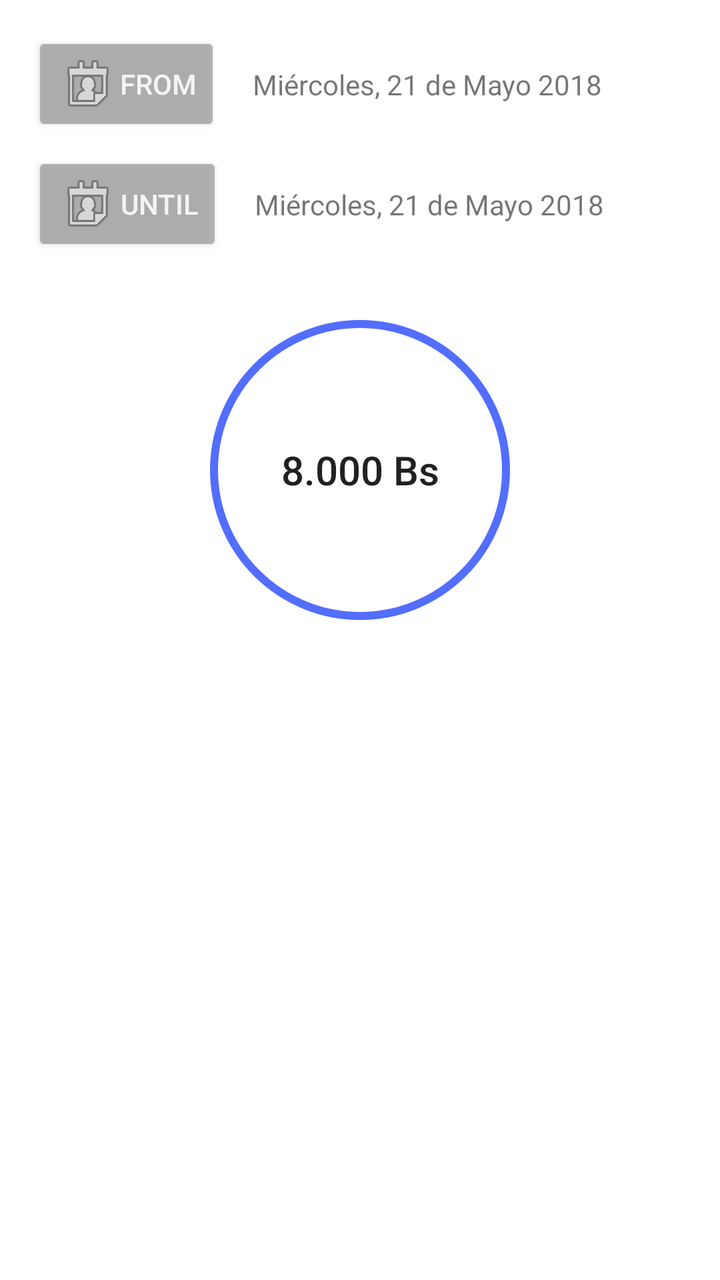
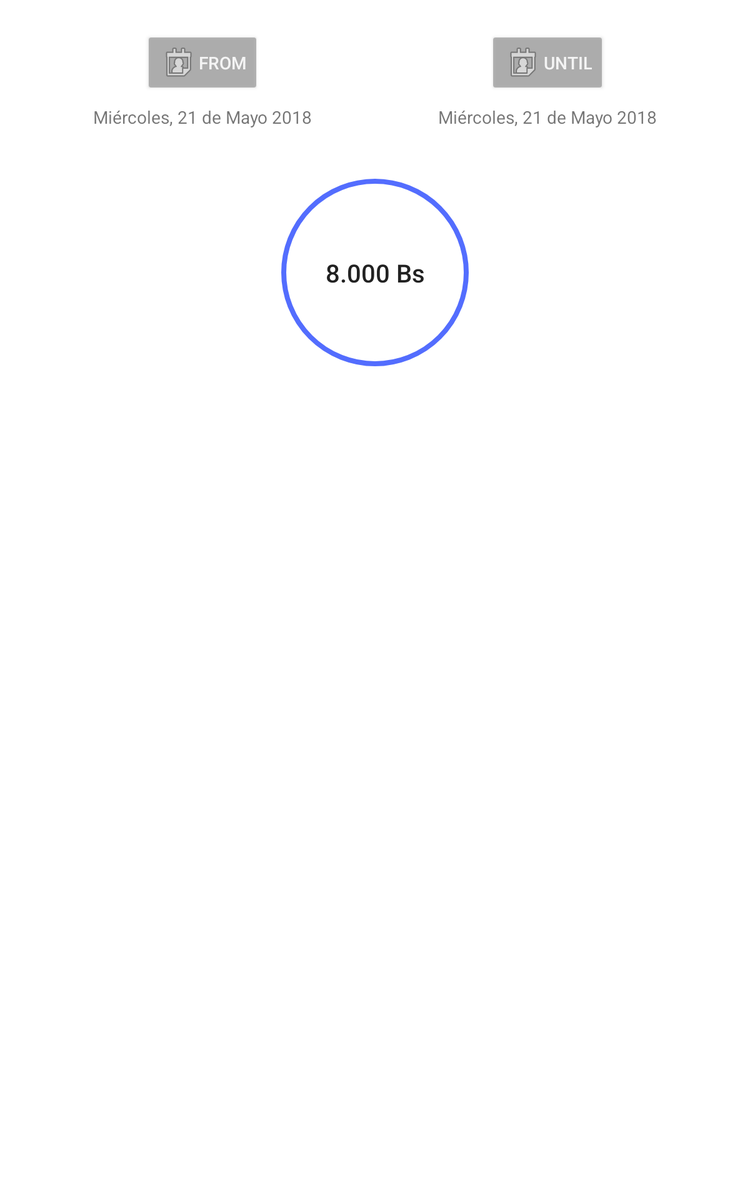

Compare how this app lays out the same screen by default and in its alternative resource folder. The renders come first, then the two layout files and the values they reference.
<!-- AndroidManifest.xml: application theme AppTheme -->
<!-- res/layout/content_income.xml -->
<?xml version="1.0" encoding="utf-8"?>
<androidx.core.widget.NestedScrollView xmlns:android="http://schemas.android.com/apk/res/android"
    xmlns:app="http://schemas.android.com/apk/res-auto"
    xmlns:tools="http://schemas.android.com/tools"
    android:layout_width="match_parent"
    android:layout_height="match_parent"
    android:fillViewport="true"
    app:layout_behavior="@string/appbar_scrolling_view_behavior"
    tools:context=".ui.reports.income.IncomeActivity"
    tools:showIn="@layout/activity_income">

    <androidx.constraintlayout.widget.ConstraintLayout
        android:layout_width="match_parent"
        android:layout_height="match_parent"
        android:paddingStart="@dimen/activity_horizontal_padding"
        android:paddingLeft="@dimen/activity_horizontal_padding"
        android:paddingTop="@dimen/activity_vertical_padding"
        android:paddingEnd="@dimen/activity_horizontal_padding"
        android:paddingRight="@dimen/activity_horizontal_padding"
        android:paddingBottom="@dimen/activity_vertical_padding">

        <TextView
            android:id="@+id/content_income_total_labor_inc"
            android:layout_width="wrap_content"
            android:layout_height="wrap_content"
            android:layout_marginTop="@dimen/content_income_total_text_top_margin"
            android:background="@drawable/text_in_circle"
            android:gravity="center"
            android:textAppearance="@style/TextAppearance.AppCompat.Title"
            app:layout_constraintEnd_toEndOf="parent"
            app:layout_constraintLeft_toLeftOf="parent"
            app:layout_constraintRight_toRightOf="parent"
            app:layout_constraintStart_toStartOf="parent"
            app:layout_constraintTop_toBottomOf="@+id/content_income_btn_end"
            tools:text="8.000 Bs" />

        <androidx.appcompat.widget.AppCompatButton
            android:id="@+id/content_income_btn_start"
            android:layout_width="wrap_content"
            android:layout_height="wrap_content"
            android:alpha="0.75"
            android:drawableStart="@android:drawable/ic_menu_my_calendar"
            android:text="@string/activity_income_from"
            android:theme="@style/ThemeOverlay.AppCompat.Dark"
            app:backgroundTint="@color/colorPrimary"
            app:layout_constraintStart_toStartOf="parent"
            app:layout_constraintTop_toTopOf="parent" />

        <androidx.appcompat.widget.AppCompatButton
            android:id="@+id/content_income_btn_end"
            android:layout_width="wrap_content"
            android:layout_height="wrap_content"
            android:layout_marginTop="@dimen/content_income_btn_margin_top"
            android:alpha="0.75"
            android:drawableStart="@android:drawable/ic_menu_my_calendar"
            android:text="@string/activity_income_until"
            android:theme="@style/ThemeOverlay.AppCompat.Dark"
            app:backgroundTint="@color/colorPrimary"
            app:layout_constraintStart_toStartOf="@+id/content_income_btn_start"
            app:layout_constraintTop_toBottomOf="@+id/content_income_btn_start" />

        <TextView
            android:id="@+id/content_income_tv_start"
            android:layout_width="0dp"
            android:layout_height="wrap_content"
            android:layout_marginStart="@dimen/content_income_text_left_margin"
            android:textAppearance="@style/TextAppearance.AppCompat.Small"
            app:layout_constraintBottom_toBottomOf="@+id/content_income_btn_start"
            app:layout_constraintEnd_toEndOf="parent"
            app:layout_constraintStart_toEndOf="@+id/content_income_btn_start"
            app:layout_constraintTop_toTopOf="@+id/content_income_btn_start"
            tools:text="Miércoles, 21 de Mayo 2018" />

        <TextView
            android:id="@+id/content_income_tv_end"
            android:layout_width="0dp"
            android:layout_height="wrap_content"
            android:layout_marginStart="@dimen/content_income_text_left_margin"
            android:textAppearance="@style/TextAppearance.AppCompat.Small"
            app:layout_constraintBottom_toBottomOf="@+id/content_income_btn_end"
            app:layout_constraintEnd_toEndOf="parent"
            app:layout_constraintStart_toEndOf="@+id/content_income_btn_end"
            app:layout_constraintTop_toTopOf="@+id/content_income_btn_end"
            tools:text="Miércoles, 21 de Mayo 2018" />
    </androidx.constraintlayout.widget.ConstraintLayout>
</androidx.core.widget.NestedScrollView>
<!-- res/layout/activity_income.xml (included above) -->
<?xml version="1.0" encoding="utf-8"?>
<androidx.coordinatorlayout.widget.CoordinatorLayout xmlns:android="http://schemas.android.com/apk/res/android"
    xmlns:app="http://schemas.android.com/apk/res-auto"
    xmlns:tools="http://schemas.android.com/tools"
    android:layout_width="match_parent"
    android:layout_height="match_parent"
    android:fitsSystemWindows="true"
    tools:context=".ui.reports.income.IncomeActivity">

    <com.google.android.material.appbar.AppBarLayout
        android:id="@+id/app_bar"
        android:layout_width="match_parent"
        android:layout_height="@dimen/app_bar_height"
        android:fitsSystemWindows="true"
        android:theme="@style/AppTheme.AppBarOverlay">

        <com.google.android.material.appbar.CollapsingToolbarLayout
            android:id="@+id/activity_income_toolbar_layout"
            android:layout_width="match_parent"
            android:layout_height="match_parent"
            android:fitsSystemWindows="true"
            app:contentScrim="@color/colorPrimary"
            app:expandedTitleMarginEnd="@dimen/app_bar_expanded_title_margin_right"
            app:expandedTitleMarginStart="@dimen/app_bar_expanded_title_margin_left"
            app:layout_scrollFlags="scroll|exitUntilCollapsed"
            app:toolbarId="@+id/activity_income_toolbar">

            <ImageView
                android:id="@+id/activity_income_avatar"
                android:layout_width="match_parent"
                android:layout_height="match_parent"
                android:scaleType="centerCrop"
                app:layout_collapseMode="parallax"
                tools:ignore="ContentDescription" />

            <RelativeLayout
                android:layout_width="match_parent"
                android:layout_height="match_parent"
                android:background="@drawable/image_scrimer"
                app:layout_collapseMode="parallax" />

            <androidx.appcompat.widget.Toolbar
                android:id="@+id/activity_income_toolbar"
                android:layout_width="match_parent"
                android:layout_height="?attr/actionBarSize"
                app:layout_collapseMode="pin"
                app:popupTheme="@style/AppTheme.PopupOverlay"
                app:titleMarginStart="0dp" />

        </com.google.android.material.appbar.CollapsingToolbarLayout>
    </com.google.android.material.appbar.AppBarLayout>

    <include layout="@layout/content_income" />

</androidx.coordinatorlayout.widget.CoordinatorLayout>
<!-- resources referenced by this layout -->
<resources>
  <color name="colorPrimary">#9E9E9E</color>
  <dimen name="activity_horizontal_padding">16dp</dimen>
  <dimen name="activity_vertical_padding">16dp</dimen>
  <dimen name="app_bar_expanded_title_margin_left">72dp</dimen>
  <dimen name="app_bar_expanded_title_margin_right">16dp</dimen>
  <dimen name="app_bar_height">180dp</dimen>
  <dimen name="content_income_btn_margin_top">8dp</dimen>
  <dimen name="content_income_text_left_margin">16dp</dimen>
  <dimen name="content_income_total_text_top_margin">32dp</dimen>
  <!-- drawable image_scrimer (drawable) -->
  <shape xmlns:android="http://schemas.android.com/apk/res/android"
      android:shape="rectangle">
      <gradient
          android:angle="90"
          android:centerColor="@color/colorPrimaryAlphaMedium"
          android:centerY="0.5"
          android:startColor="@color/colorPrimaryAlphaStart"
          android:endColor="@color/colorPrimaryAlphaEnd"
          android:type="linear" />
  </shape>
  <!-- drawable text_in_circle (drawable) -->
  <?xml version="1.0" encoding="utf-8"?>
  <shape xmlns:android="http://schemas.android.com/apk/res/android"
      android:shape="oval">
      <stroke
          android:width="4dp"
          android:color="@color/colorAccent" />
      <solid android:color="@android:color/white" />
      <size
          android:width="150dp"
          android:height="150dp" />
      <corners android:radius="75dp" />
  </shape>
  <string name="activity_income_from">From</string>
  <string name="activity_income_until">Until</string>
  <style name="AppTheme.AppBarOverlay" parent="ThemeOverlay.AppCompat.Dark.ActionBar" />
  <style name="AppTheme.PopupOverlay" parent="ThemeOverlay.AppCompat.Light" />
  <style name="AppTheme" parent="Theme.AppCompat.Light.DarkActionBar">
          
          <item name="colorPrimary">@color/colorPrimary</item>
          <item name="colorPrimaryDark">@color/colorPrimaryDark</item>
          <item name="colorAccent">@color/colorAccent</item>
  
          <item name="android:textColorPrimary">@color/colorPrimaryText</item>
          <item name="android:textColorPrimaryInverse">@color/colorPrimaryTextInverse</item>
          <item name="android:textColorSecondary">@color/colorSecondaryText</item>
          <item name="android:textColorSecondaryInverse">@color/colorSecondaryTextInverse</item>
          <item name="android:windowBackground">@color/colorWindowsBackground</item>
      </style>
  <color name="colorPrimaryAlphaMedium">#00536DFE</color>
  <color name="colorPrimaryAlphaStart">#60536DFE</color>
  <color name="colorPrimaryAlphaEnd">#00536DFE</color>
  <color name="colorAccent">#536DFE</color>
  <color name="colorPrimaryDark">#616161</color>
  <color name="colorPrimaryText">#212121</color>
  <color name="colorPrimaryTextInverse">#FFFFFF</color>
  <color name="colorSecondaryText">#757575</color>
  <color name="colorSecondaryTextInverse">#D7CCC8</color>
  <color name="colorWindowsBackground">#FFFFFF</color>
</resources>
<!-- res/layout-sw600dp/content_income.xml (the repository's variant of the layout above) -->
<!-- drawn on a 7-inch tablet held upright -->
<?xml version="1.0" encoding="utf-8"?>
<androidx.core.widget.NestedScrollView xmlns:android="http://schemas.android.com/apk/res/android"
    xmlns:app="http://schemas.android.com/apk/res-auto"
    xmlns:tools="http://schemas.android.com/tools"
    android:layout_width="match_parent"
    android:layout_height="match_parent"
    android:fillViewport="true"
    app:layout_behavior="@string/appbar_scrolling_view_behavior"
    tools:context=".ui.reports.income.IncomeActivity"
    tools:showIn="@layout/activity_income">

    <androidx.constraintlayout.widget.ConstraintLayout
        android:layout_width="match_parent"
        android:layout_height="match_parent"
        android:paddingStart="@dimen/activity_horizontal_padding"
        android:paddingLeft="@dimen/activity_horizontal_padding"
        android:paddingTop="@dimen/activity_vertical_padding"
        android:paddingEnd="@dimen/activity_horizontal_padding"
        android:paddingRight="@dimen/activity_horizontal_padding"
        android:paddingBottom="@dimen/activity_vertical_padding">

        <androidx.constraintlayout.widget.Guideline
            android:id="@+id/guideline2"
            android:layout_width="wrap_content"
            android:layout_height="wrap_content"
            android:orientation="vertical"
            app:layout_constraintGuide_percent="0.5" />

        <TextView
            android:id="@+id/content_income_total_labor_inc"
            android:layout_width="wrap_content"
            android:layout_height="wrap_content"
            android:layout_marginTop="@dimen/content_income_total_text_top_margin"
            android:background="@drawable/text_in_circle"
            android:gravity="center"
            android:textAppearance="@style/TextAppearance.AppCompat.Title"
            app:layout_constraintEnd_toEndOf="parent"
            app:layout_constraintLeft_toLeftOf="parent"
            app:layout_constraintRight_toRightOf="parent"
            app:layout_constraintStart_toStartOf="parent"
            app:layout_constraintTop_toBottomOf="@+id/content_income_tv_start"
            tools:text="8.000 Bs" />

        <androidx.appcompat.widget.AppCompatButton
            android:id="@+id/content_income_btn_start"
            android:layout_width="wrap_content"
            android:layout_height="wrap_content"
            android:alpha="0.75"
            android:drawableStart="@android:drawable/ic_menu_my_calendar"
            android:text="@string/activity_income_from"
            android:theme="@style/ThemeOverlay.AppCompat.Dark"
            app:backgroundTint="@color/colorPrimary"
            app:layout_constraintEnd_toStartOf="@+id/guideline2"
            app:layout_constraintLeft_toLeftOf="parent"
            app:layout_constraintRight_toLeftOf="@+id/guideline2"
            app:layout_constraintStart_toStartOf="parent"
            app:layout_constraintTop_toTopOf="parent" />

        <androidx.appcompat.widget.AppCompatButton
            android:id="@+id/content_income_btn_end"
            android:layout_width="wrap_content"
            android:layout_height="wrap_content"
            android:alpha="0.75"
            android:drawableStart="@android:drawable/ic_menu_my_calendar"
            android:text="@string/activity_income_until"
            android:theme="@style/ThemeOverlay.AppCompat.Dark"
            app:backgroundTint="@color/colorPrimary"
            app:layout_constraintEnd_toEndOf="parent"
            app:layout_constraintLeft_toLeftOf="@+id/guideline2"
            app:layout_constraintRight_toRightOf="parent"
            app:layout_constraintStart_toStartOf="@+id/guideline2"
            app:layout_constraintTop_toTopOf="parent" />

        <TextView
            android:id="@+id/content_income_tv_start"
            android:layout_width="0dp"
            android:layout_height="wrap_content"
            android:layout_marginStart="@dimen/list_item_margin_horizontal"
            android:layout_marginLeft="@dimen/list_item_margin_horizontal"
            android:layout_marginTop="@dimen/content_income_text_top_margin"
            android:layout_marginEnd="@dimen/list_item_margin_horizontal"
            android:layout_marginRight="@dimen/list_item_margin_horizontal"
            android:gravity="center_horizontal"
            android:textAppearance="@style/TextAppearance.AppCompat.Small"
            app:layout_constraintEnd_toStartOf="@+id/guideline2"
            app:layout_constraintLeft_toLeftOf="parent"
            app:layout_constraintRight_toLeftOf="@id/guideline2"
            app:layout_constraintStart_toStartOf="parent"
            app:layout_constraintTop_toBottomOf="@+id/content_income_btn_start"
            tools:text="Miércoles, 21 de Mayo 2018" />

        <TextView
            android:id="@+id/content_income_tv_end"
            android:layout_width="0dp"
            android:layout_height="wrap_content"
            android:layout_marginStart="@dimen/list_item_margin_horizontal"
            android:layout_marginLeft="@dimen/list_item_margin_horizontal"
            android:layout_marginTop="@dimen/content_income_text_top_margin"
            android:layout_marginEnd="@dimen/list_item_margin_horizontal"
            android:layout_marginRight="@dimen/list_item_margin_horizontal"
            android:gravity="center_horizontal"
            android:textAppearance="@style/TextAppearance.AppCompat.Small"
            app:layout_constraintEnd_toEndOf="parent"
            app:layout_constraintLeft_toLeftOf="@id/guideline2"
            app:layout_constraintRight_toRightOf="parent"
            app:layout_constraintStart_toStartOf="@+id/guideline2"
            app:layout_constraintTop_toBottomOf="@+id/content_income_btn_end"
            tools:text="Miércoles, 21 de Mayo 2018" />
    </androidx.constraintlayout.widget.ConstraintLayout>
</androidx.core.widget.NestedScrollView>
<!-- res/layout/content_income.xml (included above) -->
<?xml version="1.0" encoding="utf-8"?>
<androidx.core.widget.NestedScrollView xmlns:android="http://schemas.android.com/apk/res/android"
    xmlns:app="http://schemas.android.com/apk/res-auto"
    xmlns:tools="http://schemas.android.com/tools"
    android:layout_width="match_parent"
    android:layout_height="match_parent"
    android:fillViewport="true"
    app:layout_behavior="@string/appbar_scrolling_view_behavior"
    tools:context=".ui.reports.income.IncomeActivity"
    tools:showIn="@layout/activity_income">

    <androidx.constraintlayout.widget.ConstraintLayout
        android:layout_width="match_parent"
        android:layout_height="match_parent"
        android:paddingStart="@dimen/activity_horizontal_padding"
        android:paddingLeft="@dimen/activity_horizontal_padding"
        android:paddingTop="@dimen/activity_vertical_padding"
        android:paddingEnd="@dimen/activity_horizontal_padding"
        android:paddingRight="@dimen/activity_horizontal_padding"
        android:paddingBottom="@dimen/activity_vertical_padding">

        <TextView
            android:id="@+id/content_income_total_labor_inc"
            android:layout_width="wrap_content"
            android:layout_height="wrap_content"
            android:layout_marginTop="@dimen/content_income_total_text_top_margin"
            android:background="@drawable/text_in_circle"
            android:gravity="center"
            android:textAppearance="@style/TextAppearance.AppCompat.Title"
            app:layout_constraintEnd_toEndOf="parent"
            app:layout_constraintLeft_toLeftOf="parent"
            app:layout_constraintRight_toRightOf="parent"
            app:layout_constraintStart_toStartOf="parent"
            app:layout_constraintTop_toBottomOf="@+id/content_income_btn_end"
            tools:text="8.000 Bs" />

        <androidx.appcompat.widget.AppCompatButton
            android:id="@+id/content_income_btn_start"
            android:layout_width="wrap_content"
            android:layout_height="wrap_content"
            android:alpha="0.75"
            android:drawableStart="@android:drawable/ic_menu_my_calendar"
            android:text="@string/activity_income_from"
            android:theme="@style/ThemeOverlay.AppCompat.Dark"
            app:backgroundTint="@color/colorPrimary"
            app:layout_constraintStart_toStartOf="parent"
            app:layout_constraintTop_toTopOf="parent" />

        <androidx.appcompat.widget.AppCompatButton
            android:id="@+id/content_income_btn_end"
            android:layout_width="wrap_content"
            android:layout_height="wrap_content"
            android:layout_marginTop="@dimen/content_income_btn_margin_top"
            android:alpha="0.75"
            android:drawableStart="@android:drawable/ic_menu_my_calendar"
            android:text="@string/activity_income_until"
            android:theme="@style/ThemeOverlay.AppCompat.Dark"
            app:backgroundTint="@color/colorPrimary"
            app:layout_constraintStart_toStartOf="@+id/content_income_btn_start"
            app:layout_constraintTop_toBottomOf="@+id/content_income_btn_start" />

        <TextView
            android:id="@+id/content_income_tv_start"
            android:layout_width="0dp"
            android:layout_height="wrap_content"
            android:layout_marginStart="@dimen/content_income_text_left_margin"
            android:textAppearance="@style/TextAppearance.AppCompat.Small"
            app:layout_constraintBottom_toBottomOf="@+id/content_income_btn_start"
            app:layout_constraintEnd_toEndOf="parent"
            app:layout_constraintStart_toEndOf="@+id/content_income_btn_start"
            app:layout_constraintTop_toTopOf="@+id/content_income_btn_start"
            tools:text="Miércoles, 21 de Mayo 2018" />

        <TextView
            android:id="@+id/content_income_tv_end"
            android:layout_width="0dp"
            android:layout_height="wrap_content"
            android:layout_marginStart="@dimen/content_income_text_left_margin"
            android:textAppearance="@style/TextAppearance.AppCompat.Small"
            app:layout_constraintBottom_toBottomOf="@+id/content_income_btn_end"
            app:layout_constraintEnd_toEndOf="parent"
            app:layout_constraintStart_toEndOf="@+id/content_income_btn_end"
            app:layout_constraintTop_toTopOf="@+id/content_income_btn_end"
            tools:text="Miércoles, 21 de Mayo 2018" />
    </androidx.constraintlayout.widget.ConstraintLayout>
</androidx.core.widget.NestedScrollView>
<!-- resources referenced by the variant -->
<!-- as a 7-inch tablet held upright resolves them -->
<resources>
  <color name="colorPrimary">#9E9E9E</color>
  <!-- from res/values-sw600dp/ -->
  <dimen name="activity_horizontal_padding">24dp</dimen>
  <!-- from res/values-sw600dp/ -->
  <dimen name="activity_vertical_padding">24dp</dimen>
  <!-- from res/values-sw600dp/ -->
  <dimen name="app_bar_expanded_title_margin_left">80dp</dimen>
  <!-- from res/values-sw600dp/ -->
  <dimen name="app_bar_expanded_title_margin_right">24dp</dimen>
  <!-- from res/values-sw600dp/ -->
  <dimen name="app_bar_height">220dp</dimen>
  <!-- from res/values-sw600dp/ -->
  <dimen name="content_income_btn_margin_top">8dp</dimen>
  <!-- from res/values-sw600dp/ -->
  <dimen name="content_income_text_left_margin">16dp</dimen>
  <!-- from res/values-sw600dp/ -->
  <dimen name="content_income_text_top_margin">8dp</dimen>
  <!-- from res/values-sw600dp/ -->
  <dimen name="content_income_total_text_top_margin">40dp</dimen>
  <!-- from res/values-sw600dp/ -->
  <dimen name="list_item_margin_horizontal">24dp</dimen>
  <!-- drawable image_scrimer (drawable) -->
  <shape xmlns:android="http://schemas.android.com/apk/res/android"
      android:shape="rectangle">
      <gradient
          android:angle="90"
          android:centerColor="@color/colorPrimaryAlphaMedium"
          android:centerY="0.5"
          android:startColor="@color/colorPrimaryAlphaStart"
          android:endColor="@color/colorPrimaryAlphaEnd"
          android:type="linear" />
  </shape>
  <!-- drawable text_in_circle (drawable) -->
  <?xml version="1.0" encoding="utf-8"?>
  <shape xmlns:android="http://schemas.android.com/apk/res/android"
      android:shape="oval">
      <stroke
          android:width="4dp"
          android:color="@color/colorAccent" />
      <solid android:color="@android:color/white" />
      <size
          android:width="150dp"
          android:height="150dp" />
      <corners android:radius="75dp" />
  </shape>
  <string name="activity_income_from">From</string>
  <string name="activity_income_until">Until</string>
  <style name="AppTheme.AppBarOverlay" parent="ThemeOverlay.AppCompat.Dark.ActionBar" />
  <style name="AppTheme.PopupOverlay" parent="ThemeOverlay.AppCompat.Light" />
  <style name="AppTheme" parent="Theme.AppCompat.Light.DarkActionBar">
          
          <item name="colorPrimary">@color/colorPrimary</item>
          <item name="colorPrimaryDark">@color/colorPrimaryDark</item>
          <item name="colorAccent">@color/colorAccent</item>
  
          <item name="android:textColorPrimary">@color/colorPrimaryText</item>
          <item name="android:textColorPrimaryInverse">@color/colorPrimaryTextInverse</item>
          <item name="android:textColorSecondary">@color/colorSecondaryText</item>
          <item name="android:textColorSecondaryInverse">@color/colorSecondaryTextInverse</item>
          <item name="android:windowBackground">@color/colorWindowsBackground</item>
      </style>
  <color name="colorPrimaryAlphaMedium">#00536DFE</color>
  <color name="colorPrimaryAlphaStart">#60536DFE</color>
  <color name="colorPrimaryAlphaEnd">#00536DFE</color>
  <color name="colorAccent">#536DFE</color>
  <color name="colorPrimaryDark">#616161</color>
  <color name="colorPrimaryText">#212121</color>
  <color name="colorPrimaryTextInverse">#FFFFFF</color>
  <color name="colorSecondaryText">#757575</color>
  <color name="colorSecondaryTextInverse">#D7CCC8</color>
  <color name="colorWindowsBackground">#FFFFFF</color>
</resources>
